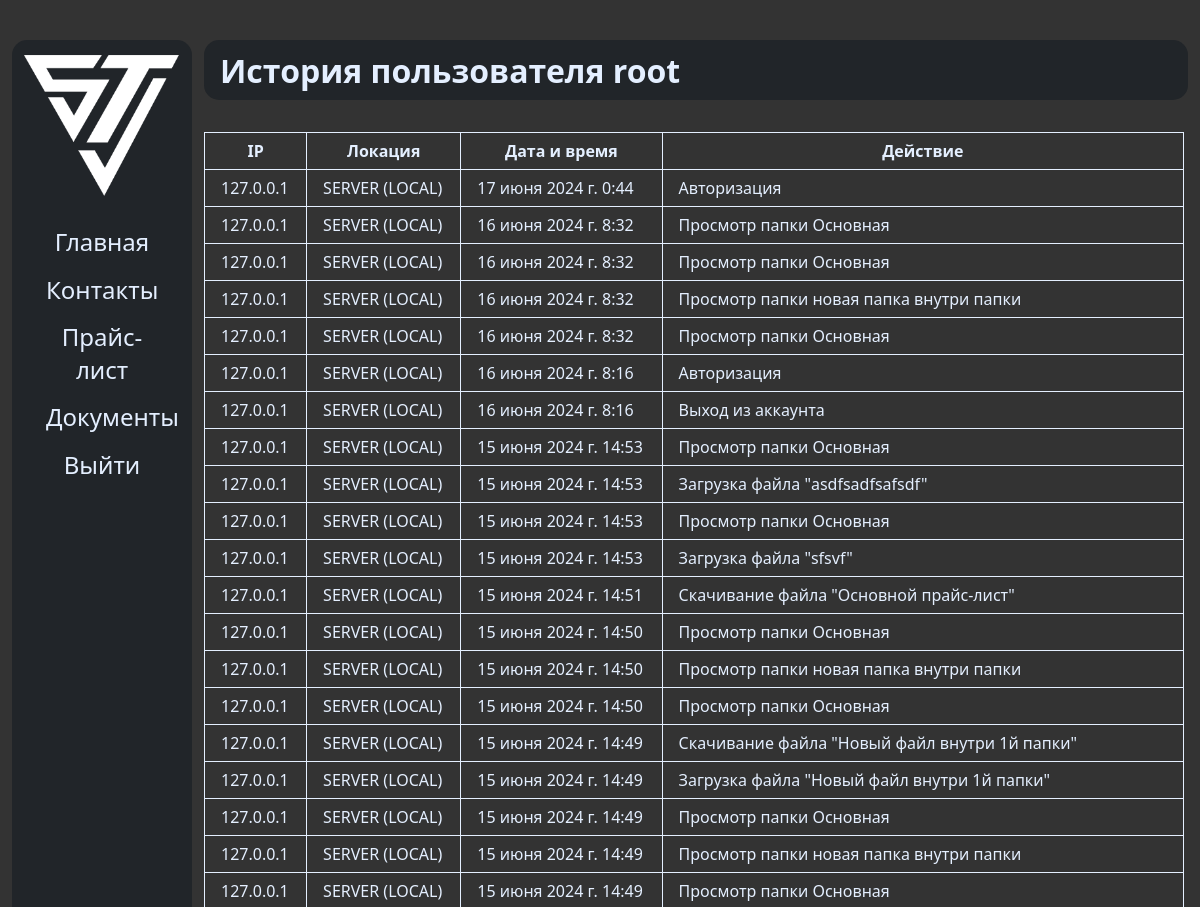
The page /user_history/1 (upper part) on the database as committed earlier.
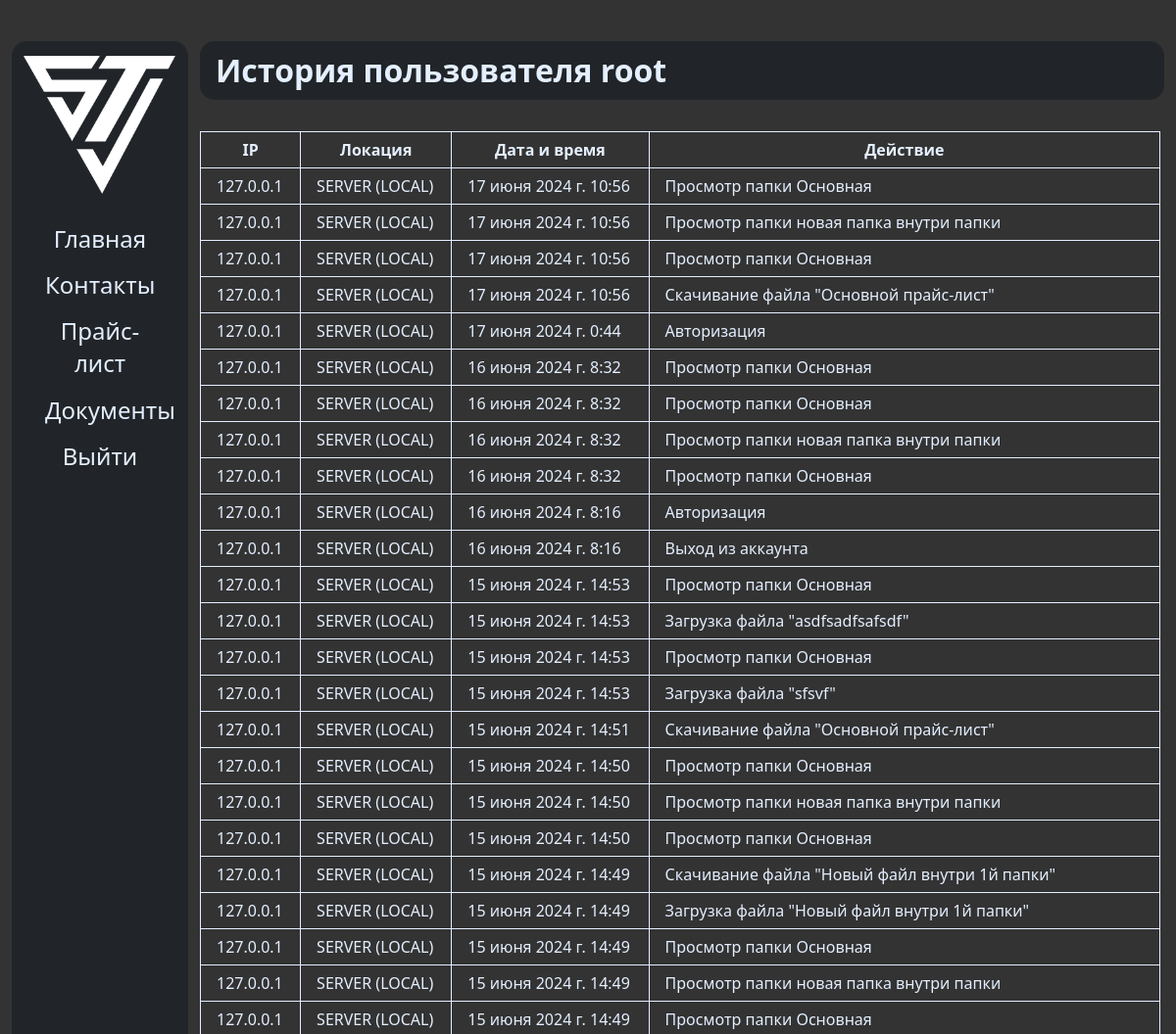
The same page on the database as committed later.
### sinotruk/models.py (models this page shows)
class Activity(models.Model):
	user = models.ForeignKey(CustomUser, on_delete=models.CASCADE, verbose_name='Пользователь')
	action = models.CharField(verbose_name='Действие', max_length=150)
	ip = models.CharField(verbose_name='IP', max_length=150, default=None, null=True, blank=True)
	time = models.DateTimeField(auto_now_add=True)
	place = models.CharField(verbose_name='Местоположение', max_length=150, null=True, default=None, blank=True)
	class Meta:
		verbose_name = 'Активность'
		verbose_name_plural = 'Активности'

### sinotruk/views.py (the view)
# urls.py: path('user_history/<int:user_id>', user_history),
def user_history(request, user_id):
	user = CustomUser.objects.get(id=user_id)
	history = Activity.objects.filter(user=user).order_by('-id')
	return render(request, 'main/user_history.html', {
		'user': user,
		'history': history,
		'hcount': history.count()
	})

### templates/main/user_history.html
{% extends 'main/base.html' %}
{% load static %}
{% block navbar %}
    <h1>История пользователя {{ user.username }}</h1>
{% endblock %}
{% block content %}
    <table class="users-table">
        <thead>
            <tr>
                <th>IP</th>
                <th>Локация</th>
                <th>Дата и время</th>
                <th>Действие</th>
            </tr>
        </thead>
        <tbody>
            {% if hcount > 0 %}
            {% for act in history %}
                <tr>
                    <td>{{ act.ip }}</td>
                    <td>{{ act.place }}</td>
                    <td>{{ act.time }}</td>
                    <td>{{ act.action }}</td>
                </tr>
            {% endfor %}
            {% else %}
                <tr>
                    <td class="empty_history" colspan="4">Не найдено</td>
                </tr>
            {% endif %}
        </tbody>
    </table>
{% endblock %}

Rows that differ between the two databases and show on the page:
added Activity: ip "127.0.0.1", place "SERVER (LOCAL)", time "17 июня 2024 г. 10:56", action "Просмотр папки Основная"
added Activity: ip "127.0.0.1", place "SERVER (LOCAL)", time "17 июня 2024 г. 10:56", action "Просмотр папки новая папка внутри папки"
added Activity: ip "127.0.0.1", place "SERVER (LOCAL)", time "17 июня 2024 г. 10:56", action "Просмотр папки Основная"
added Activity: ip "127.0.0.1", place "SERVER (LOCAL)", time "17 июня 2024 г. 10:56", action "Скачивание файла \"Основной прайс-лист\""
